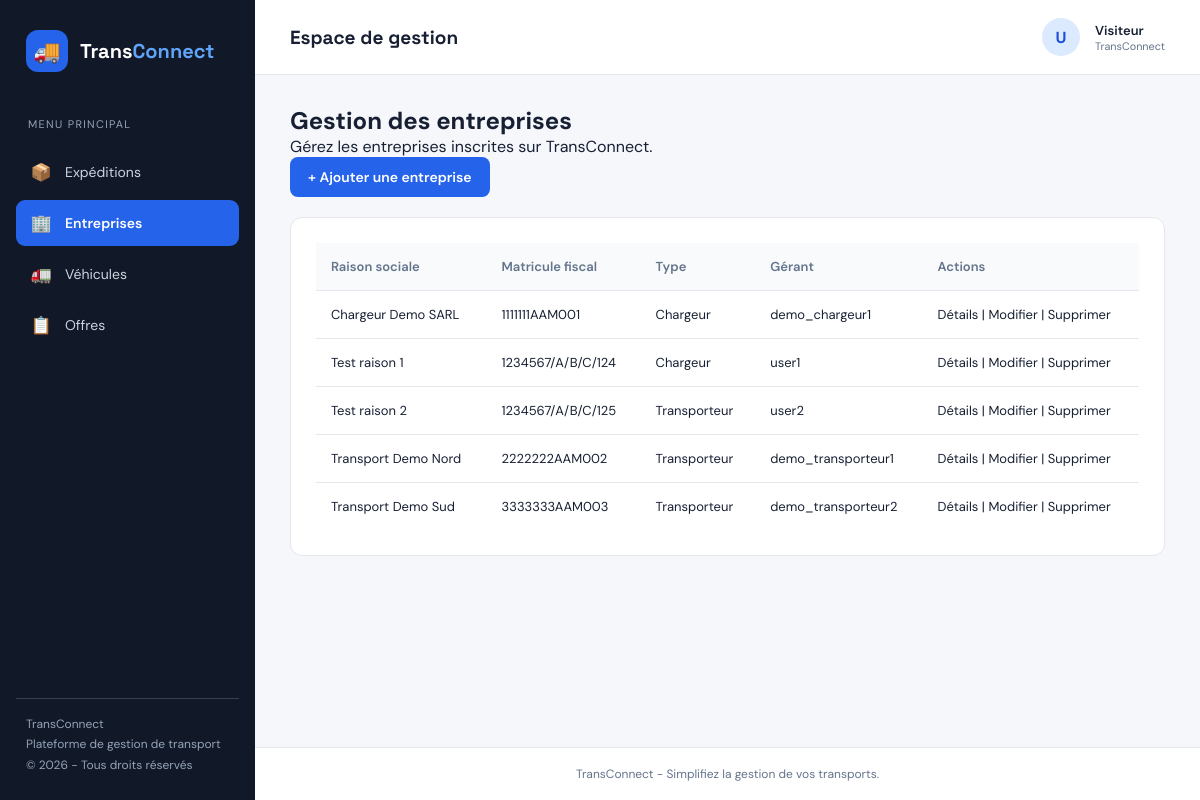
The app's page /entreprises/ with its own data.
### EntreprisesApp/models.py (models this page shows, shortened)
class Entreprise(models.Model):
    raison_sociale = models.CharField(max_length=200, null=False, blank=False)
    matricule_fiscal = models.CharField(max_length=17, null=False, blank=False, unique=True, validators=[matricule_fiscal_validator])
    adresse = models.TextField(validators=[MinLengthValidator(20, "Ladresse doit contenir au moins 20 caracteres")])
    type_entreprise = models.CharField(max_length=100, choices=[('chargeur', 'Chargeur'), ('transporteur', 'Transporteur')])
    created_at = models.DateTimeField(auto_now_add=True)
    updated_at = models.DateTimeField(auto_now=True)
    gerant = models.OneToOneField(Utilisateur, on_delete=models.CASCADE, related_name='entreprise')

class Utilisateur(AbstractUser):
    user_id = models.CharField(max_length=8, primary_key=True, editable=False, validators=[RegexValidator(regex=r'^AUser\d{2}$', message="Le id doit respecter le format.")])
    email = models.EmailField(unique=True, validators=[validate_email])
    telephone = models.CharField(max_length=15, null=True, blank=True)
    role = models.CharField(max_length=100, choices=[('chargeur', 'Chargeur'), ('transporteur', 'Transporteur'), ('administrateur', 'Administrateur')] , default='chargeur')
    created_at = models.DateTimeField(null=True, blank=True)
    updated_at = models.DateTimeField(auto_now=True)

### EntreprisesApp/views.py (the view)
# urls.py: path('', EntrepriseListView.as_view(), name='list'),
class EntrepriseListView(ListView):
    model = Entreprise
    template_name = 'entreprise/liste.html'
    context_object_name = 'entreprises'
    queryset = Entreprise.objects.select_related('gerant').order_by('raison_sociale')

### templates/entreprise/liste.html (shortened to what this page needs)
{% extends 'base.html' %}
{% block content %}
<div class="form-page">
    <h1>Gestion des entreprises</h1>
    <p>Gérez les entreprises inscrites sur TransConnect.</p>
    <a href="{% url 'entreprise:create' %}" class="btn-primary">
        + Ajouter une entreprise
    </a>
    <div class="form-card">
        <table>
            <thead>
                <tr>
                    <th>Raison sociale</th>
                    <th>Matricule fiscal</th>
                    <th>Type</th>
                    <th>Gérant</th>
                    <th>Actions</th>
                </tr>
            </thead>
            <tbody>
                {% for entreprise in entreprises %}
                <tr>
                    <td>{{ entreprise.raison_sociale }}</td>
                    <td>{{ entreprise.matricule_fiscal }}</td>
                    <td>{{ entreprise.get_type_entreprise_display }}</td>
                    <td>{{ entreprise.gerant }}</td>
                    <td>
                        <a href="{% url 'entreprise:detail' entreprise.pk %}">Détails</a>
                        |
                        <a href="{% url 'entreprise:update' entreprise.pk %}">Modifier</a>
                        |
                        <a href="{% url 'entreprise:delete' entreprise.pk %}">Supprimer</a>
                    </td>
                </tr>
                {% empty %}
                <tr>
                    <td colspan="5">Aucune entreprise enregistrée.</td>
                </tr>
                {% endfor %}
            </tbody>
        </table>
    </div>
</div>
{% endblock %}

### templates/base.html (style rules this page uses)
:root { --route: #2563eb; --route-dark: #1d4ed8; --background: #f5f7fb; --card: #ffffff; --line: #e5e7eb; --text: #172033; --muted: #64748b; --sidebar: #111827; --sidebar-text: #cbd5e1; --success: #15803d; --danger: #dc2626; --warning: #d97706; }
* { margin: 0; padding: 0; box-sizing: border-box; }
body { font-family: 'DM Sans', sans-serif; background: var(--background); color: var(--text); min-height: 100vh; }
a { text-decoration: none; color: inherit; }
table { width: 100%; border-collapse: collapse; }
th, td { padding: 15px; text-align: left; border-bottom: 1px solid var(--line); font-size: 13px; }
th { background: #f8fafc; color: var(--muted); font-weight: 600; }
tr:last-child td { border-bottom: none; }
.btn-primary { display: inline-block; background: var(--route); color: white; border: none; padding: 11px 18px; border-radius: 8px; font-family: inherit; font-size: 14px; font-weight: 600; cursor: pointer; transition: .2s; }
.form-page { max-width: 1100px; margin: 0 auto; }
.form-card { background: white; border: 1px solid var(--line); border-radius: 12px; padding: 25px; margin-top: 20px; }

### records on screen
Entreprise: raison_sociale "Chargeur Demo SARL", matricule_fiscal "1111111AAM001", type_entreprise "Chargeur", gerant "demo_chargeur1"
Entreprise: raison_sociale "Test raison 1", matricule_fiscal "1234567/A/B/C/124", type_entreprise "Chargeur", gerant "user1"
Entreprise: raison_sociale "Test raison 2", matricule_fiscal "1234567/A/B/C/125", type_entreprise "Transporteur", gerant "user2"
Entreprise: raison_sociale "Transport Demo Nord", matricule_fiscal "2222222AAM002", type_entreprise "Transporteur", gerant "demo_transporteur1"
Entreprise: raison_sociale "Transport Demo Sud", matricule_fiscal "3333333AAM003", type_entreprise "Transporteur", gerant "demo_transporteur2"
